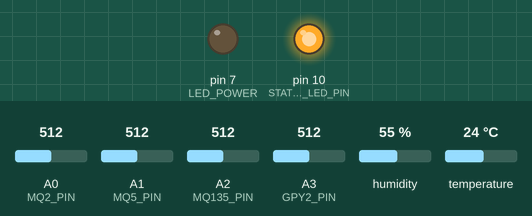
Recording of a sketch running on a simulated Arduino Uno, built with avr-gcc and run on an emulated ATmega328P. Shown: output pins drawn as LEDs (lit = HIGH). The test bench sets the inputs (shaded band); at power-on: A0 (MQ2_PIN) = 512, A1 (MQ5_PIN) = 512, A2 (MQ135_PIN) = 512, A3 (GPY2_PIN) = 512, humidity 55 %, temperature 24 °C.

Above: at 0.15 s.
At 5.5 s:
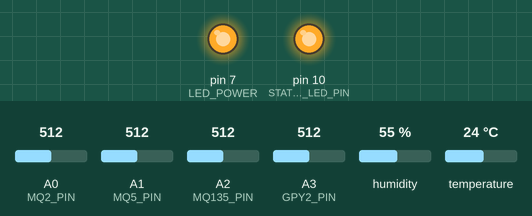
At 8.0 s:
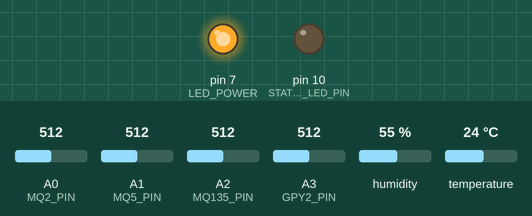
Timing chart, 0 to 11.5 s (numbered marks = the images above):
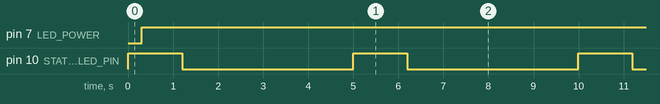

The sketch:

ArduinoEspCommunication.ino
```cpp
#include <SoftwareSerial.h>
#include <dht.h>

#define MQ2_PIN A0
#define MQ5_PIN A1
#define MQ135_PIN A2
#define GPY2_PIN A3
#define DHT11_PIN 4
#define STATUS_LED_PIN 10

#define LED_POWER 7

#define RL 10.0 // Load resistance kOhms
// MQ2 values
#define MQ2_R0 17.32
#define MQ2_a 200
#define MQ2_b -1.5
// MQ5
#define MQ5_R0 36.81
#define MQ5_a 600
#define MQ5_b -1.3
// MQ135
#define MQ135_R0 74.0
#define MQ135_a 110.0
#define MQ135_b -2.85

SoftwareSerial EspSerial(2, 3); // RX, TX

// Your ESP8266 baud rate:
#define ESP8266_BAUD 19200

dht DHT;
// DHT11 variables
int samplingTime = 280;
int deltaTime = 40;
int sleepTime = 9680;
float vo_measured = 0;
float calc_voltage = 0;
float dust_density = 0;
float temperature = 0;
float humidity = 0;

// MQ2 gas concentration
float mq2_gas_concentration;
// MQ5 gas concentration
float mq5_gas_concentration;
// MQ135 gas concentration
float mq135_gas_concentration;

String data = "";

void setup()
{
    Serial.begin(19200);
    pinMode(LED_POWER, OUTPUT);
    pinMode(STATUS_LED_PIN, OUTPUT);

    // Set ESP8266 baud rate
    EspSerial.begin(ESP8266_BAUD); // comunicarea cu ESP
}

void loop()
{
    digitalWrite(STATUS_LED_PIN, HIGH);
    MQ2_gas_sensor();
    MQ5_gas_sensor();
    MQ135_gas_sensor();
    GPY2_particle_sensor();
    DHT11_temperature_humidity_sensor();

    if (!isnan(mq2_gas_concentration))
    {
        data = "{\"MQ2\":" + String(mq2_gas_concentration);
        if (!isnan(mq5_gas_concentration))
        {
            data = data + ", \"MQ5\": " + String(mq5_gas_concentration);
        }
        if (!isnan(mq135_gas_concentration))
        {
            data = data + ", \"MQ135\": " + String(mq135_gas_concentration);
        }
        if (!isnan(dust_density))
        {
            data = data + ", \"DustDensity\": " + String(dust_density);
        }
        if (!isnan(temperature))
        {
            data = data + ", \"Temperature\": " + String(temperature);
        }
        if (!isnan(humidity))
        {
            data = data + ", \"Humidity\": " + String(humidity);
        }
        data = data + "}";
        EspSerial.print(data);
        EspSerial.print('\n');
        // Serial.println(data);
    }
    delay(200);
    digitalWrite(STATUS_LED_PIN, LOW);
    while (EspSerial.available())
    {
        String response = EspSerial.readStringUntil('\n');
        response.trim();
    }
    delay(3800); // 4 secunde delay + 1s de la citiri
}

void MQ2_gas_sensor()
{
    uint16_t mq2_sensor_val = analogRead(MQ2_PIN);
    // Calculate gas concentration
    float voltage = mq2_sensor_val * (5.0 / 1023.0); // Convert analog value to voltage (0-5V)

    mq2_gas_concentration = GasSensor_get_PPM(voltage, MQ2_R0, MQ2_a, MQ2_b);

    // Serial.print("MQ2 (PPM): ");
    // Serial.println(mq2_gas_concentration);

    delay(100);
}

void MQ5_gas_sensor()
{
    uint16_t mq5_sensor_val = analogRead(MQ5_PIN);
    // Calculate gas concentration
    float voltage = mq5_sensor_val * (5.0 / 1023.0); // Convert analog value to voltage (0-5V)

    mq5_gas_concentration = GasSensor_get_PPM(voltage, MQ5_R0, MQ2_a, MQ5_b);

    // Serial.print("MQ5 (PPM): ");
    // Serial.println(mq5_gas_concentration);
    delay(100);
}

void MQ135_gas_sensor()
{
    uint16_t mq135_sensor_val = analogRead(MQ135_PIN);
    float voltage = mq135_sensor_val * (5.0 / 1023.0); // Convertim analogic -> voltaj

    float Rs = RL * ((5.0 - voltage) / voltage);
    float ratio = Rs / MQ135_R0; // Rs/R0

    mq135_gas_concentration = GasSensor_get_PPM(voltage, MQ135_R0, MQ135_a, MQ135_b);

    // Serial.print("MQ135 (PPM): ");
    // Serial.println(mq135_gas_concentration);
    delay(100);
}

void GPY2_particle_sensor()
{
    digitalWrite(LED_POWER, LOW);
    delayMicroseconds(samplingTime);
    vo_measured = analogRead(GPY2_PIN);
    delayMicroseconds(deltaTime);
    digitalWrite(LED_POWER, HIGH);
    delayMicroseconds(sleepTime);

    calc_voltage = vo_measured * (5.0 / 1024.0);
    dust_density = 170 * calc_voltage - 0.1;
    delay(100);
}

void DHT11_temperature_humidity_sensor()
{
    DHT.read11(DHT11_PIN);
    temperature = DHT.temperature;
    humidity = DHT.humidity;

    // Serial.print("Temperature = ");
    // Serial.println(temperature);
    // Serial.print("Humidity = ");
    // Serial.println(humidity);
    delay(500);
}

float GasSensor_get_PPM(float voltage, float R0, float a, float b)
{
    float Rs = RL * ((5.0 - voltage) / voltage);
    float ratio = Rs / R0;

    float ppm = a * pow(ratio, b); // gas concentration in parts per million (PPM)

    return ppm;
}
```

Measured:
- by itself, pin 7 (LED_POWER): LOW → HIGH at 0.30 s
- by itself, pin 10 (STATUS_LED_PIN): alternates HIGH for 1.2 s and LOW for 3.8 s
- by itself, everything shown: repeats every 10.0 s, in 4 steps
